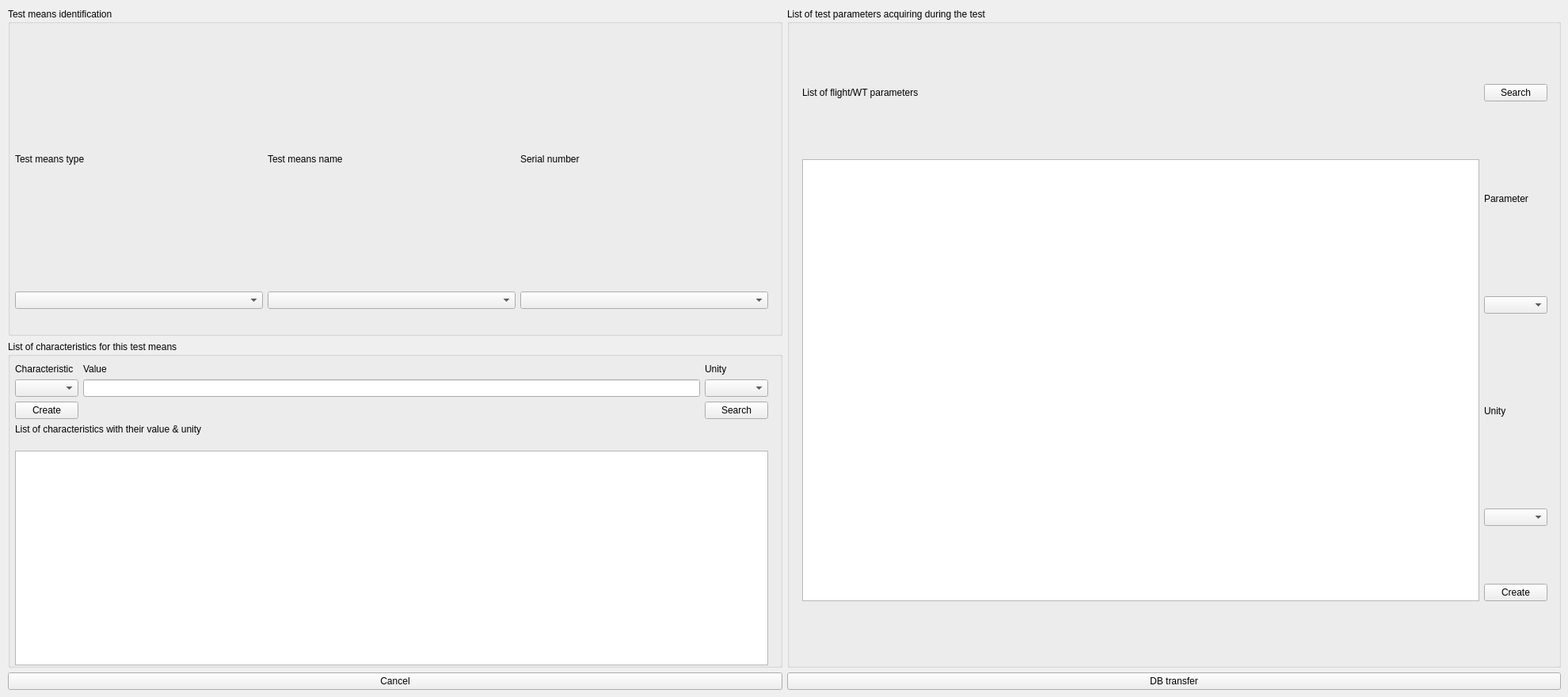
    <widget class="QWidget" name="tab_3">
     <attribute name="title">
      <string>Aircraft/Wind Tunnel</string>
     </attribute>
     <widget class="QWidget" name="gridLayoutWidget">
      <property name="geometry">
       <rect>
        <x>10</x>
        <y>10</y>
        <width>1961</width>
        <height>861</height>
       </rect>
      </property>
      <layout class="QGridLayout" name="gridLayout">
       <item row="1" column="0">
        <widget class="QGroupBox" name="groupBox_2">
         <property name="title">
          <string>List of characteristics for this test means</string>
         </property>
         <widget class="QWidget" name="gridLayoutWidget_3">
          <property name="geometry">
           <rect>
            <x>9</x>
            <y>29</y>
            <width>951</width>
            <height>381</height>
           </rect>
          </property>
          <layout class="QGridLayout" name="gridLayout_3">
           <item row="0" column="1">
            <widget class="QLabel" name="label_5">
             <property name="text">
              <string>Value</string>
             </property>
            </widget>
           </item>
           <item row="0" column="2">
            <widget class="QLabel" name="label_6">
             <property name="text">
              <string>Unity</string>
             </property>
            </widget>
           </item>
           <item row="1" column="0">
            <widget class="QComboBox" name="comboBox_4"/>
           </item>
           <item row="2" column="2">
            <widget class="QPushButton" name="pushButton_4">
             <property name="text">
              <string>Search</string>
             </property>
            </widget>
           </item>
           <item row="2" column="0">
            <widget class="QPushButton" name="pushButton_3">
             <property name="text">
              <string>Create</string>
             </property>
            </widget>
           </item>
           <item row="0" column="0">
            <widget class="QLabel" name="label_4">
             <property name="text">
              <string>Characteristic</string>
             </property>
            </widget>
           </item>
           <item row="1" column="1">
            <widget class="QLineEdit" name="lineEdit"/>
           </item>
           <item row="3" column="0" colspan="3">
            <widget class="QLabel" name="label_7">
             <property name="text">
              <string>List of characteristics with their value &amp; unity
                                                        </string>
             </property>
            </widget>
           </item>
           <item row="1" column="2">
            <widget class="QComboBox" name="comboBox_5"/>
           </item>
           <item row="4" column="0" colspan="3">
            <widget class="QTableWidget" name="tableWidget"/>
           </item>
          </layout>
         </widget>
        </widget>
       </item>
       <item row="0" column="0">
        <widget class="QGroupBox" name="groupBox_3">
         <property name="title">
          <string>Test means identification</string>
         </property>
         <widget class="QWidget" name="gridLayoutWidget_2">
          <property name="geometry">
           <rect>
            <x>9</x>
            <y>29</y>
            <width>951</width>
            <height>351</height>
           </rect>
          </property>
          <layout class="QGridLayout" name="gridLayout_2">
           <item row="1" column="1">
            <widget class="QComboBox" name="comboBox_2"/>
           </item>
           <item row="1" column="2">
            <widget class="QComboBox" name="comboBox_3"/>
           </item>
           <item row="1" column="0">
            <widget class="QComboBox" name="comboBox"/>
           </item>
           <item row="0" column="0">
            <widget class="QLabel" name="label">
             <property name="text">
              <string>Test means type</string>
             </property>
            </widget>
           </item>
           <item row="0" column="1">
            <widget class="QLabel" name="label_2">
             <property name="text">
              <string>Test means name</string>
             </property>
            </widget>
           </item>
           <item row="0" column="2">
            <widget class="QLabel" name="label_3">
             <property name="text">
              <string>Serial number</string>
             </property>
            </widget>
           </item>
          </layout>
         </widget>
        </widget>
       </item>
       <item row="0" column="1" rowspan="2">
        <widget class="QGroupBox" name="groupBox">
         <property name="title">
          <string>List of test parameters acquiring during the test</string>
         </property>
         <widget class="QWidget" name="gridLayoutWidget_4">
          <property name="geometry">
           <rect>
            <x>19</x>
            <y>29</y>
            <width>941</width>
            <height>791</height>
           </rect>
          </property>
          <layout class="QGridLayout" name="gridLayout_4">
           <item row="1" column="1">
            <widget class="QLabel" name="label_9">
             <property name="maximumSize">
              <size>
               <width>16777215</width>
               <height>100</height>
              </size>
             </property>
             <property name="text">
              <string>Parameter</string>
             </property>
            </widget>
           </item>
           <item row="0" column="1">
            <widget class="QPushButton" name="pushButton_5">
             <property name="text">
              <string>Search</string>
             </property>
            </widget>
           </item>
           <item row="2" column="1">
            <widget class="QComboBox" name="comboBox_6"/>
           </item>
           <item row="4" column="1">
            <widget class="QComboBox" name="comboBox_7"/>
           </item>
           <item row="3" column="1">
            <widget class="QLabel" name="label_10">
             <property name="maximumSize">
              <size>
               <width>16777215</width>
               <height>100</height>
              </size>
             </property>
             <property name="text">
              <string>Unity</string>
             </property>
            </widget>
           </item>
           <item row="0" column="0">
            <widget class="QLabel" name="label_8">
             <property name="text">
              <string>List of flight/WT parameters</string>
             </property>
            </widget>
           </item>
           <item row="5" column="1">
            <widget class="QPushButton" name="pushButton_6">
             <property name="text">
              <string>Create</string>
             </property>
            </widget>
           </item>
           <item row="1" column="0" rowspan="5">
            <widget class="QTableWidget" name="tableWidget_2"/>
           </item>
          </layout>
         </widget>
        </widget>
       </item>
       <item row="2" column="0">
        <widget class="QPushButton" name="pushButton">
         <property name="text">
          <string>Cancel</string>
         </property>
        </widget>
       </item>
       <item row="2" column="1">
        <widget class="QPushButton" name="pushButton_2">
         <property name="text">
          <string>DB transfer</string>
         </property>
        </widget>
       </item>
      </layout>
     </widget>
    </widget>
